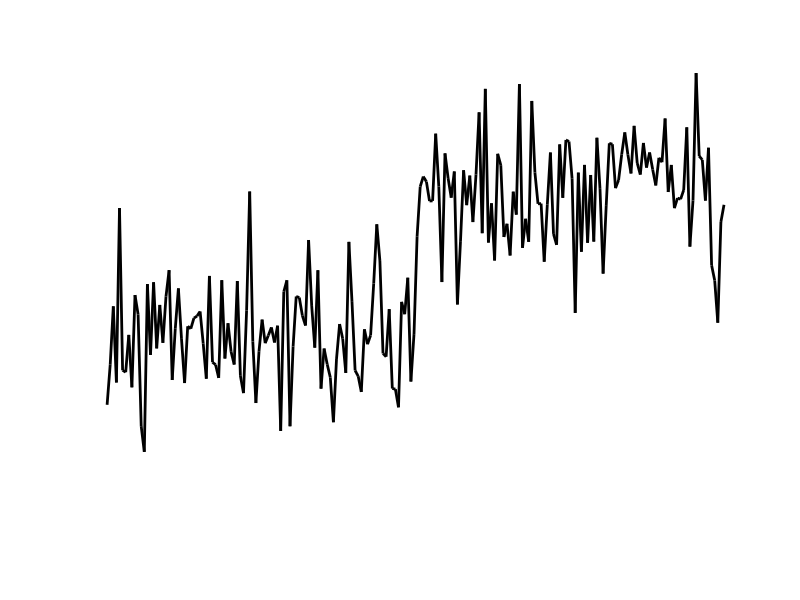

Write the MATLAB code that produced this figure. (Note: this script raises an error after producing the figure.)
clear all; close all; clc
% draw cartoon BOLD increase from PBM

x=1:200;
y=[randn(1,100) randn(1,100)+3];
figure;
plot(x,y,'k','LineWidth',2);
axis off
print -dpng ../figures/BOLD_cartoon.png
crop('../figures/BOLD_cartoon.png');